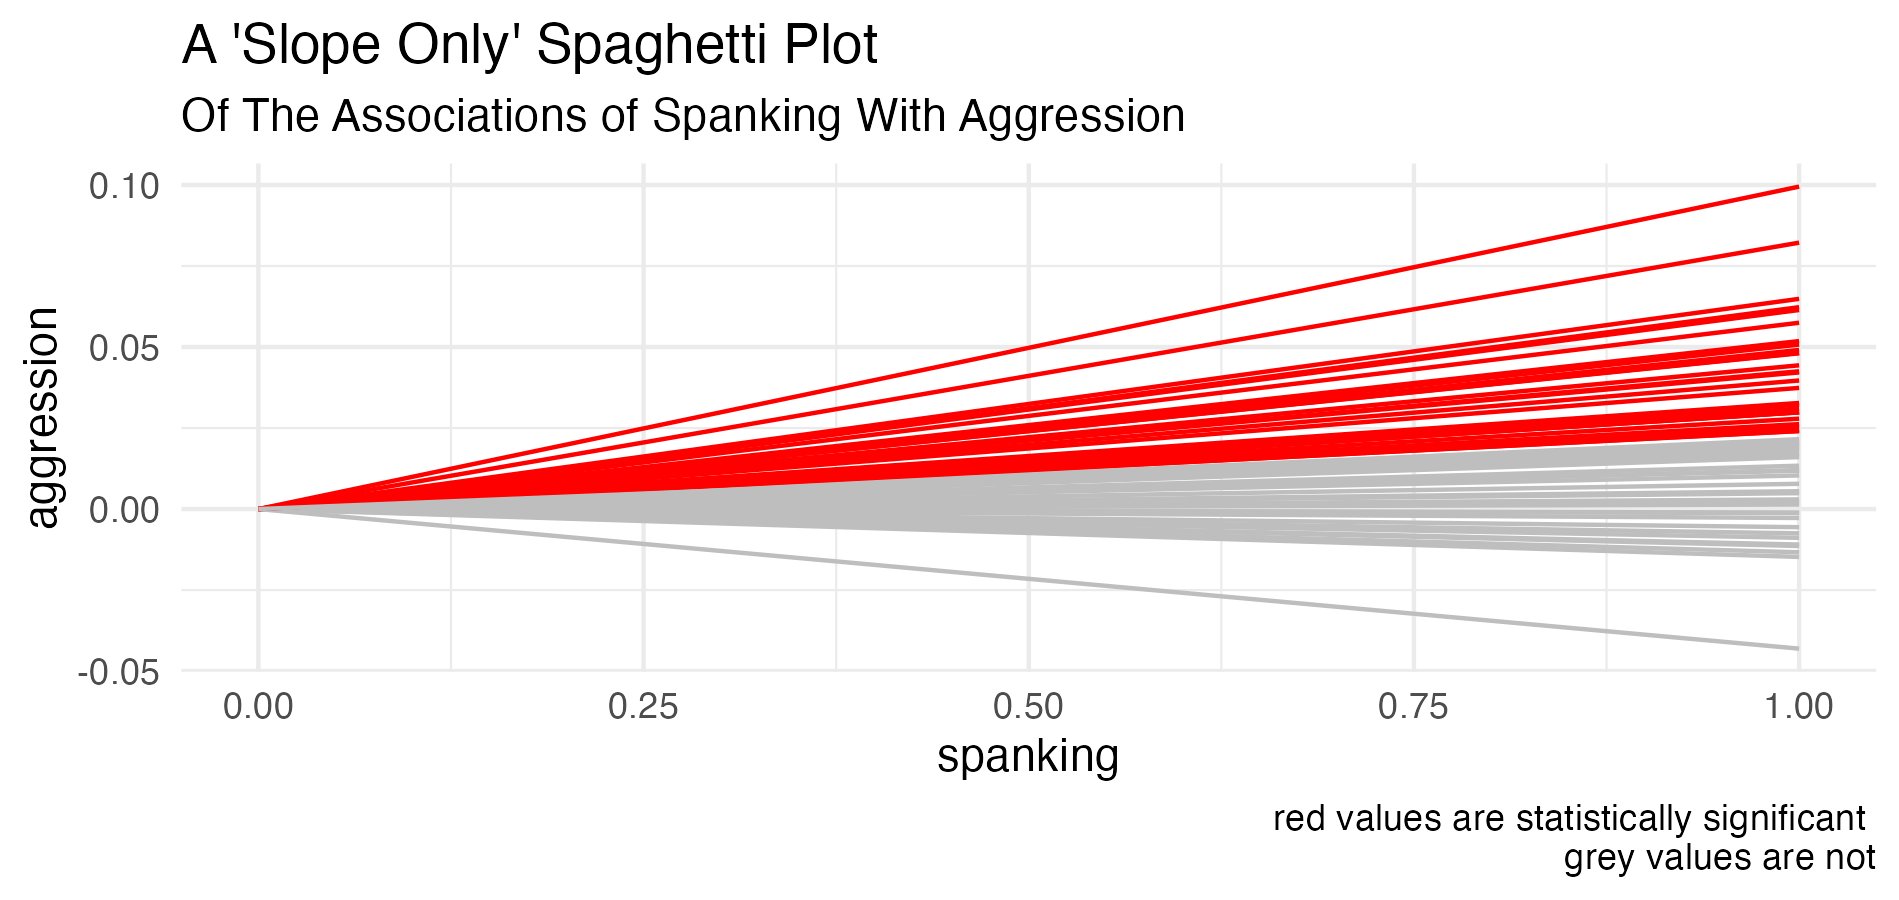

Recreate this plot in R.
library(haven)

reffects <- read_dta("reffects.dta")

library(ggplot2)

reffects$spankbeta <- .023 + reffects$u4

reffects$spankbetaPOSITIVE <- ifelse(reffects$spankbeta > 0, 
                                     reffects$spankbeta, 
                                     NA)

reffects$spankbetaNEGATIVE <- ifelse(reffects$spankbeta <= 0, 
                                     reffects$spankbeta, 
                                     NA)

  
ggplot(reffects,
       aes(color = country)) +
  geom_segment(aes(x = 0,
                   xend = 1,
                   y = 0,
                   yend = (.023 + u4) * 1,
                   color = u4 > 0)) +
  scale_color_manual(values = c("grey", 
                                "red", 
                                "grey")) +
  labs(title = "A 'Slope Only' Spaghetti Plot",
       subtitle = "Of The Associations of Spanking With Aggression",
       x = "spanking",
       y = "aggression",
       caption = "red values are statistically significant \ngrey values are not") +
  theme_minimal() +
  theme(legend.position = "none")

ggsave("modified-spaghetti-plot.png",
       height = 3)
